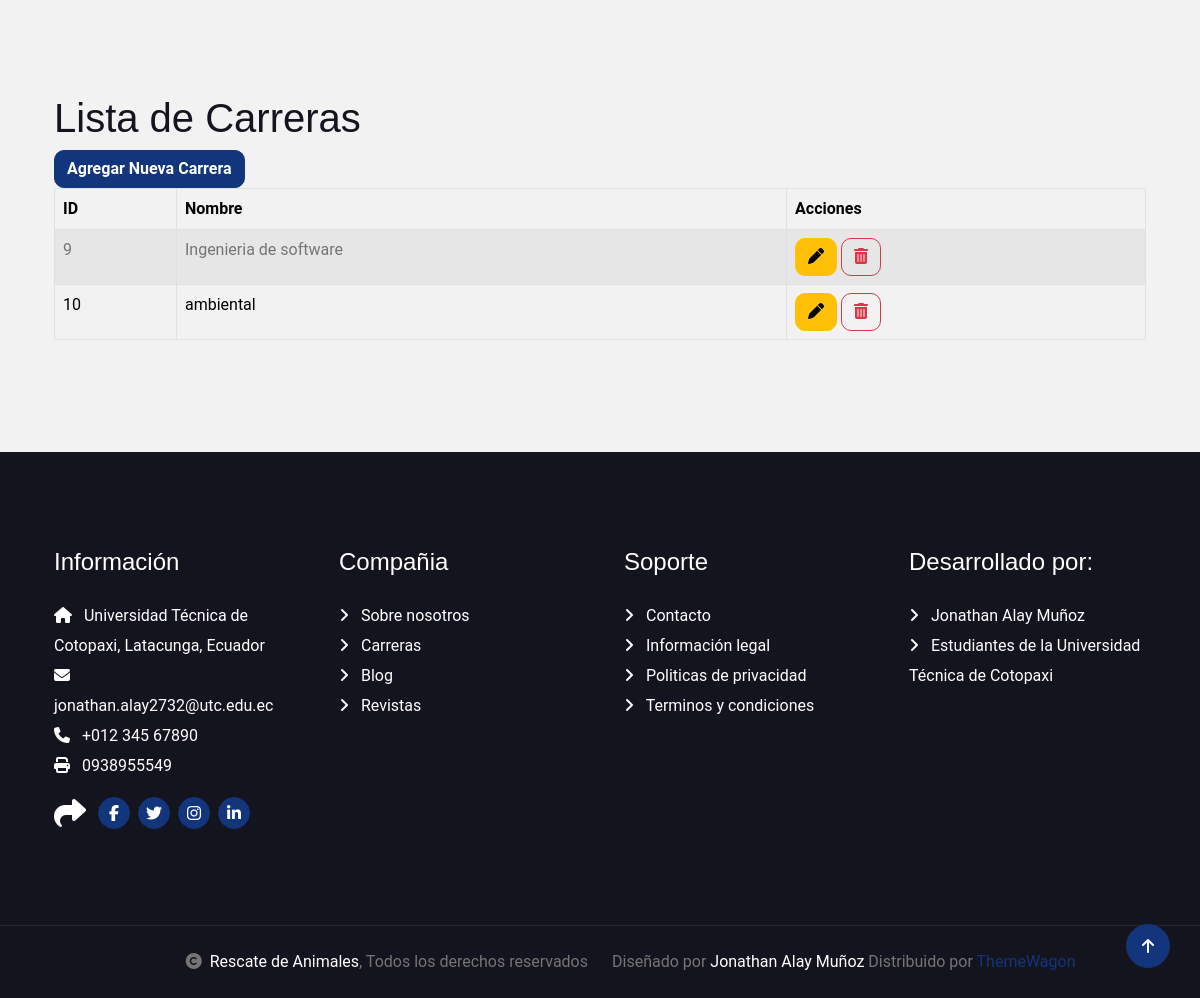
The app's page / (lower part), older data.
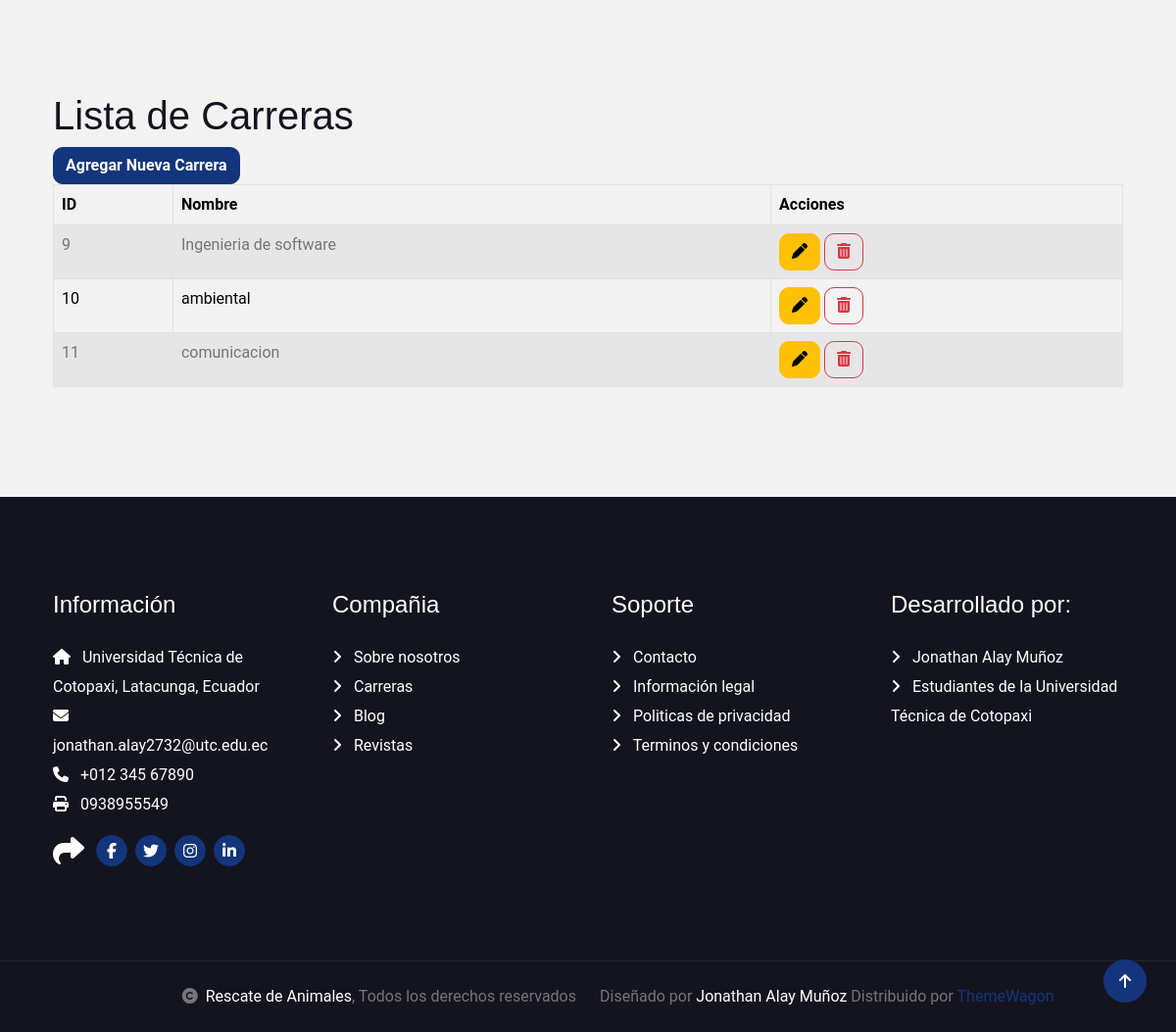
The same page, newer data.
### Aplicaciones/Eventos/models.py (models this page shows, shortened)
class Carrera(models.Model):
    nombre = models.CharField(max_length=100)

### Aplicaciones/Eventos/views.py (the view)
# urls.py: path('', views.carrera),
def carrera(request):
    registros = Carrera.objects.all()
    return render(request, "carrera.html", {'carreras': registros})

### Aplicaciones/Eventos/templates/carrera.html (shortened to what this page needs)
{% extends "./plantilla.html" %}
{% block contenido %}
<h1>Lista de Carreras</h1>
<a href="/nuevoCarrera" class="btn btn-primary">Agregar Nueva Carrera</a>
<table class ="table table-bordered table-striped table-hover " id ="tbl_carreras">
    <thead>
        <tr>
            <th>ID</th>
            <th>Nombre</th>
            <th>Acciones</th>
        </tr>
    </thead>
    <tbody>
        {% for carrera in carreras %}
        <tr>
            <td>{{ carrera.id }}</td>
            <td>{{ carrera.nombre }}</td>
            <td>
                <a href="/editarCarrera/{{ carrera.id }}" class="btn btn-warning"><i class ="fa fa-pen"> </i></a>
                <a href="#" onclick="eliminarCarrera({{ carrera.id }})" class="btn btn-outline-danger">
                    <i class="fa fa-trash"></i>
               </a>
            </td>
        </tr>
        {% endfor %}
    </tbody>
</table>
{% endblock%}

Row changes from the older to the newer data that the page shows:
added Carrera: id "11", nombre "comunicacion"
